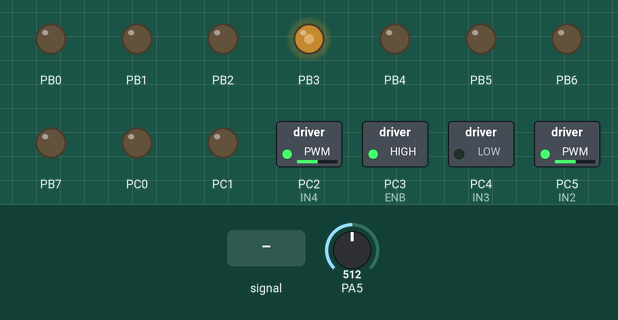
Recording of a program running on a simulated ATmega16, built with avr-gcc and emulated at 12 MHz. On the bench: switched loads named in the program (green lamp = pin HIGH), output pins drawn as LEDs (lit = HIGH). The test bench sets the inputs (shaded band); at power-on: PA5 = 512.

Above: at 1.2 s.
1.3 s: PA5 fed a 200 Hz sine of ±460 counts around its level
4.3 s: PA5 set to 716
At 5.5 s:
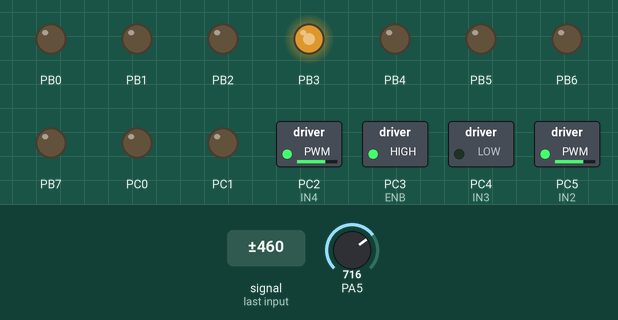
5.8 s: PA5 set to 900
At 6.1 s:
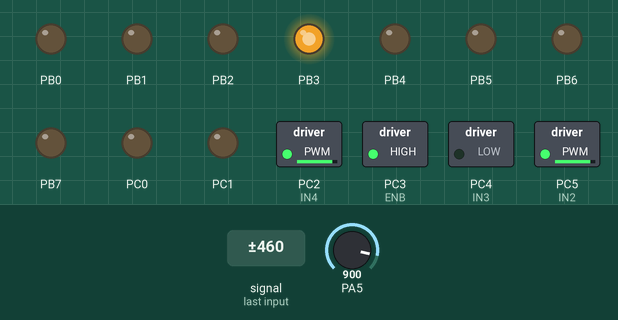
7.3 s: PA5 set to 511
At 8.0 s:
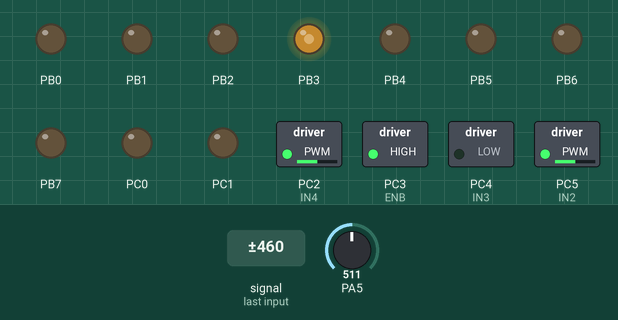
8.8 s: PA5 fed a 1000 Hz sine of ±255 counts around its level
11.8 s: PA5 set to 245
At 13.1 s:
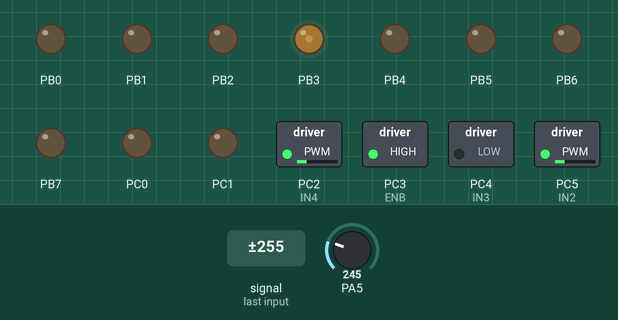
Timing chart, 0 to 14.3 s (numbered marks = the images above; inputs shaded):
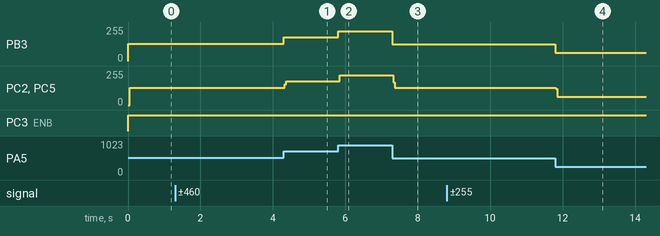

Measured:
- after the input at 4.3 s, PB3: 128/255 → 179/255 at once; PC2 (IN4), PC5 (IN2): 130/255 → 180/255 at once
- after the input at 5.8 s, PB3: 179/255 → 225/255 at once; PC2 (IN4), PC5 (IN2): 180/255 → 225/255 at once
- after the input at 7.3 s, PB3: 225/255 → 127/255 at once; PC2 (IN4), PC5 (IN2): 225/255 → 128/255 at once
- after the input at 11.8 s, PB3: 127/255 → 61/255 at once; PC2 (IN4), PC5 (IN2): 128/255 → 61/255 at once

The program:

main.c
```c
/* G.Raf@2AAELI
 * Gruppe B1
 * uC4_c (DC_Motor_03) Messung
 *
 * Board: Megacard
 * Hardware: Megacard, Analog Disovery
 * Version: 1.0
 * Datum: 2017/03/02
 */

/*	Anschlüsse Treiberkarte:
|
|	PC2 Input4 (Halbbrücke B rechts)
|	PC3 Enable B
|	PC4 Input3 (Halbbrücke B links)
|	PC5 Input2 (Halbbrücke A rechts)
|	PC6 Enable A
|	PC7 Input1 (Halbbrücke A links)
|
|	Anschluss:  1 A 2 3 B 4 X X
|	Port C:     7 6 5 4 3 2 1 0
*/

// Systemdefinitionen
#define F_CPU 12000000UL	// Systemtakt definieren
#define	 HIGH 0xFF			// HIGH Byte
#define   LOW 0x00			// LOW Byte

// Portdefinitionen (Register)
#define DDROUT DDRC			// Output Register
#define DDRTIM DDRB			// Timer Output Register
#define DDRADC DDRA			// ADC Eingabe

// Portdefinitionen (I/O)
#define OUTPUT PORTC		// Output Port
#define TIMOUT PORTB		// Timer Ausgabe Port

// Pindefinitionen (I/O)
#define ENA PC6
#define IN1 PC7
#define IN2 PC5

#define ENB PC3
#define IN3 PC4
#define IN4	PC2

#define PWM_FORWARD	0b01101100	//hier Bitmuster für "Vorwärtsbetrieb" eintragen!
#define PWM_REVERSE	0b11011000	//hier Bitmuster für "Rückwärtsbetrieb" eintragen!
#define PWM_STOP	0b01001000	//hier Bitmuster für "Bremsbetrieb" eintragen!

// Header Dateien (*.h)
#include <avr/io.h>			// Globale I/O definitionen einbinden
#include <avr/interrupt.h>	// Interrupt definitionen einbinden
#include <util/delay.h>

// ISR bei Timer0 Überlauf
ISR(TIMER0_OVF_vect)
{
	OUTPUT = PWM_FORWARD;
}

ISR(TIMER0_COMP_vect)
{
	if(OCR0 < 255)
		OUTPUT = PWM_STOP;
}

ISR(ADC_vect)
{
	OCR0 = ADCH;
}

// Hauptprogramm
int main(void)
{
	DDROUT = HIGH;		// Datenrichtungsregister auf Ausgang
	DDRTIM = HIGH;		// Datenrichtungsregister PortB auf Ausgang
	DDRADC = LOW;		// Datenrichttungsregister auf Eingang

	// Timer0 Interrupt Einstellungen
	TCCR0 |= (1<<CS01)  | (1<<CS00);	// Timer0 Vorteiler auf 1
	TCCR0 |= (1<<WGM01) | (1<<WGM00);	// FastPWM einstellen
	TCCR0 |= (1<<COM01);				// OC0 bei überlauf setzten bei Vergleich rücksetzen

	TIMSK |= (1<<TOIE0) | (1<<OCIE0);	// Timer0 Overflow freigeben
	OCR0 = 154;							// Tastverhältnis auf 60%

	// Analog Einstellungen
	ADMUX = (1<<REFS0) | (1<<ADLAR) | (1<<MUX2) | (1<<MUX0);
	ADCSRA = (1<<ADEN) | (1<<ADSC) | (1<<ADATE) | (1<<ADIE) | (1<<ADPS2) | (1<<ADPS1) | (1<<ADPS0);

	sei();								// Interrupts global freigeben

    while (1)
    {
	}
}
//Programmende
```
